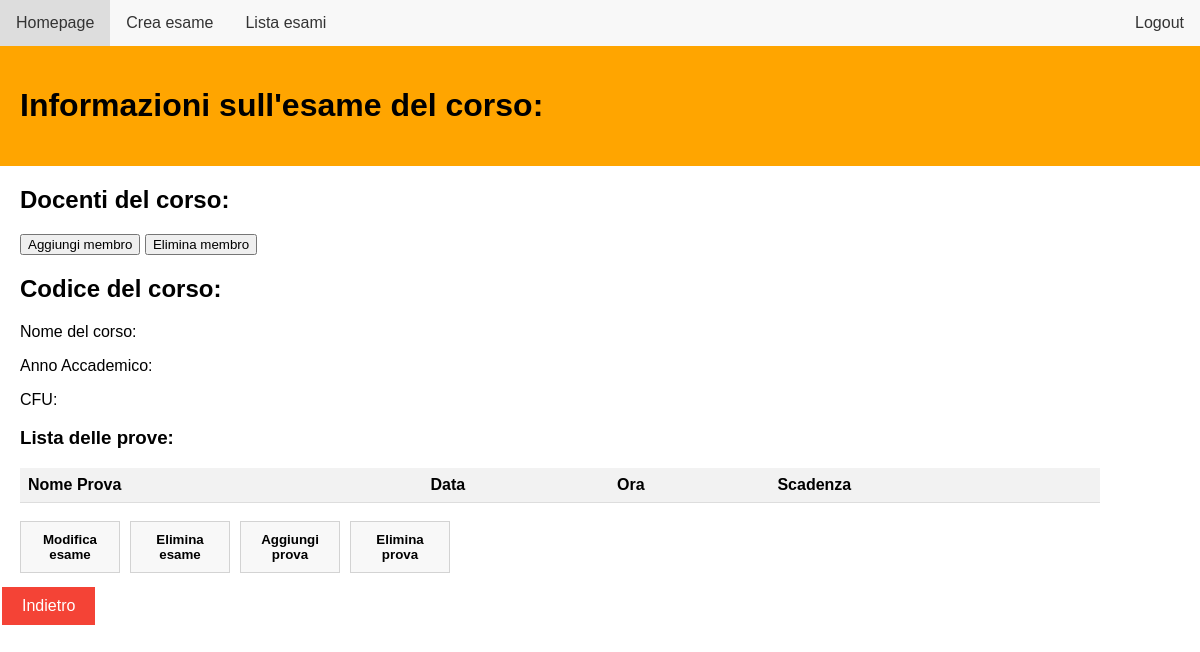
The page /exam_page?idE=CT-0006 (signed in) on the database as committed earlier.
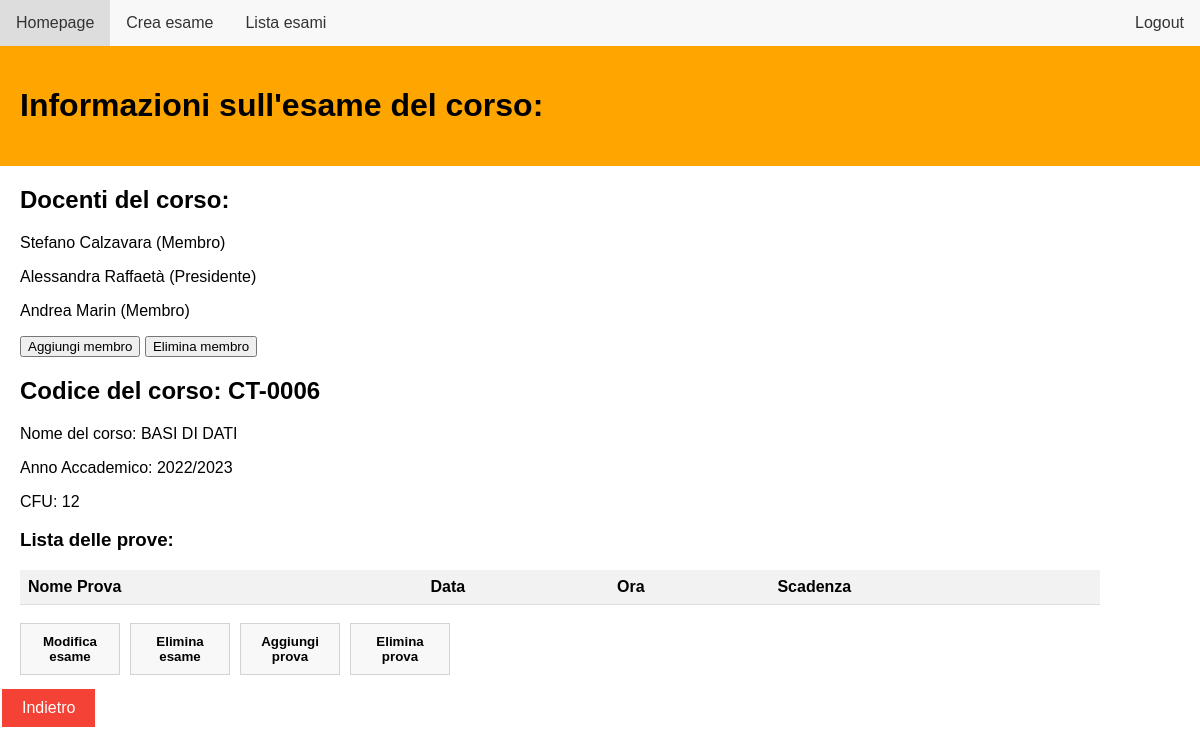
The same page on the database as committed later.
### db_setup.py (models this page shows, shortened)
class Docente(UserMixin, db.Model):
    idD = db.Column(db.String(100), primary_key=True, unique = True)
    nome = db.Column(db.String(100))
    cognome = db.Column(db.String(100))
    email = db.Column(db.String(100), unique = True)
    password = db.Column(db.String(100))

class Esame( db.Model):
    idE = db.Column(db.Integer, primary_key=True, unique = True)
    nome = db.Column(db.String(100))
    anno_accademico = db.Column(db.String(100))
    cfu = db.Column(db.Integer)

### routes.py (the view)
@bp.route('/exam_page', methods=['GET', 'POST'])
@login_required
def exam_page():
    from db_setup import Esame, Docente, Prova, db, Creazione_esame
    idE = request.args.get('idE')
    esame = Esame.query.filter_by(idE=idE).first()
    lista_docenti = db.session.query(Docente).join(Creazione_esame).filter(Creazione_esame.idE == idE).all()
    lista_prove = db.session.query(Prova).filter(Prova.idE == idE).all()
    docenti_roles = (
        db.session.query(Docente, Creazione_esame.ruolo_docente)
        .join(Creazione_esame)
        .filter(Creazione_esame.idE == idE)
        .all()
    )
    return flask.render_template('exam_page.html', esame=esame, lista_prove=lista_prove, lista_docenti=lista_docenti, docenti_roles=docenti_roles)

### routes.py (called while the page is built)
@login_manager.user_loader
def load_user(user_id):
    from db_setup import Docente
    return Docente.query.get(user_id)

### app/templates/exam_page.html (shortened to what this page needs)
<!DOCTYPE html>
<html lang="en">
<head>
    <link rel="stylesheet" href="../static/exam_page.css">
    <link rel="stylesheet" href="../static/goback.css">
</head>
<body>
    <ul>
        <li><a href="{{ url_for('routes.homepage') }}">Homepage</a></li>
        <li><a href="{{ url_for('routes.create_exam') }}">Crea esame</a></li>
        <li><a href="{{ url_for('routes.view_exams') }}">Lista esami</a></li>
        <li style="float:right"><a href="{{ url_for('routes.login') }}">Logout</a></li>
    </ul>
    <div id="Informazioni" class="w3-container">
        <h1>Informazioni sull'esame del corso:</h1>
    </div>
    <div id="Exam_Details">
        <h2>Docenti del corso:</h2>
        {% for docente, role_name in docenti_roles %}
            <p>{{ docente.nome }} {{ docente.cognome }} ({{ role_name }})</p>
        {% endfor %}
        <button id="button_membri" type="button" onclick="window.location.href='{{url_for('routes.docenti_list', idE=esame.idE )}}'">Aggiungi membro</button>
        <button id="button_membri" type="button" onclick="window.location.href='{{url_for('routes.docenti_list_del', idE=esame.idE )}}'">Elimina membro</button>
        <h2>Codice del corso: {{ esame.idE }}</h2>
        <p>Nome del corso: {{ esame.nome }}</p>
        <p>Anno Accademico: {{ esame.anno_accademico }}</p>
        <p>CFU: {{ esame.cfu }}</p>
    </div>
    <div id="ListaProve">
        <h3>Lista delle prove:</h3>
        <table>
            <thead>
                <tr>
                    <th>Nome Prova</th>
                    <th>Data</th>
                    <th>Ora</th>
                    <th>Scadenza</th>
                </tr>
            </thead>
        </table>
    </div>
    <br>
    <div class="button-container">
        <button id="button_exam" type="button">Modifica esame</button>
        <button id="button_exam" type="button">Elimina esame</button>
        <button id="button_exam" type="button" onclick="window.location.href='{{url_for('routes.create_test', idE=esame.idE)}}'">Aggiungi prova</button>
        <button id="button_exam" type="button">Elimina prova</button>
    </div>
    <button id="goback" onclick="goBack()" class="button-goback">Indietro</button>
</body>
</html>

Rows that differ between the two databases and show on the page:
now on this page (row unchanged): Docente: nome "Stefano", cognome "Calzavara", role_name "Membro"
now on this page (row unchanged): Docente: nome "Alessandra", cognome "Raffaetà", role_name "Presidente"
now on this page (row unchanged): Docente: nome "Andrea", cognome "Marin", role_name "Membro"
added Esame: idE "CT-0006", nome "BASI DI DATI", anno_accademico "2022/2023", cfu "12"
